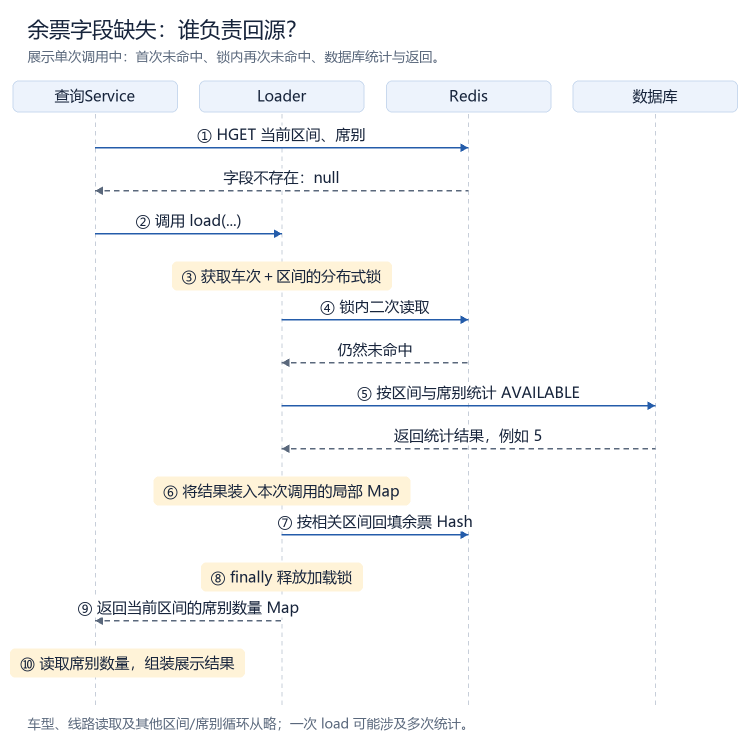
#> input picture software-project-learning/references/examples/assets/ticket-margin-cold-sequence.png, 1500 x 1488 px (shown at 1/2 size); its folder holds only this picture in this run
$ python image_quality.py ../../software-project-learning/references/examples/assets/ticket-margin-cold-sequence.png
#> lines starting #> are read from the running program, lines starting #| are printed output that depends on the picture
### child-photoShop-skill/scripts/style_profile.py
#!/usr/bin/env python3
"""Style profile learning and comparison for child-photoShop-skill.

Two subcommands:

    learn <image_or_folder> [--name NAME] [--out profile.json]
        Learn a reusable style profile from one or more reference/template
        photos and write it as JSON.

    compare <image> --profile profile.json [--json]
        Report how far a target photo deviates from a learned profile.

Design constraint (identity safety by construction):
    A profile contains ONLY global / regional tonal, colour and texture
    parameters.  It never carries geometry, face shape, pose, hairstyle or
    garment identity.  Therefore applying a profile cannot alter who the
    child is -- the guarantee comes from the data model, not from a prompt.

Dependencies: pillow, numpy (opencv-python optional, unused here).
"""

from __future__ import annotations

import argparse
import datetime as _dt
import json
import os
import sys
from typing import Any, Dict, List, Sequence

import numpy as np
from PIL import Image

SCHEMA_VERSION = "1.0"
MAX_STRENGTH_CHILD = 0.85
STAT_EDGE = 1024          # statistics are computed on a downscaled copy
PALETTE_K = 6
PALETTE_SAMPLES = 20000

IMAGE_EXT = (".jpg", ".jpeg", ".png", ".webp", ".tif", ".tiff", ".bmp")


# --------------------------------------------------------------------------
# basic image helpers
# --------------------------------------------------------------------------

def load_rgb(path: str) -> np.ndarray:
    """Load an image as a float RGB array in [0, 1]."""
    with Image.open(path) as img:
        img = img.convert("RGB")
        return np.asarray(img, dtype=np.float32) / 255.0


def downscale(rgb: np.ndarray, edge: int = STAT_EDGE) -> np.ndarray:
    """Downscale so the long edge is at most `edge` pixels (no-op if smaller)."""
    h, w = rgb.shape[:2]
    longest = max(h, w)
    if longest <= edge:
        return rgb
    scale = edge / float(longest)
    new_w = max(1, int(round(w * scale)))
    new_h = max(1, int(round(h * scale)))
    with Image.fromarray((np.clip(rgb, 0, 1) * 255).astype(np.uint8)) as im:
        im = im.resize((new_w, new_h), Image.LANCZOS)
        return np.asarray(im, dtype=np.float32) / 255.0


def to_luma(rgb: np.ndarray) -> np.ndarray:
    """Rec.709 luminance in [0, 1]."""
    return (
        0.2126 * rgb[..., 0] + 0.7152 * rgb[..., 1] + 0.0722 * rgb[..., 2]
    ).astype(np.float32)


# [41 lines left out: functions box_blur, skin_mask, not called in this run]


def srgb_to_linear(c: np.ndarray) -> np.ndarray:
    return np.where(c <= 0.04045, c / 12.92, ((c + 0.055) / 1.055) ** 2.4)


def linear_to_srgb(c: np.ndarray) -> np.ndarray:
    c = np.clip(c, 0.0, 1.0)
    return np.where(c <= 0.0031308, c * 12.92, 1.055 * np.power(c, 1.0 / 2.4) - 0.055)


# [24 lines left out: function rgb_to_lab, not called in this run]


def rgb_to_hex(rgb01: Sequence[float]) -> str:
    r, g, b = (int(round(max(0.0, min(1.0, c)) * 255)) for c in rgb01[:3])
    return "#{:02X}{:02X}{:02X}".format(r, g, b)


# --------------------------------------------------------------------------
# RGB <-> HSV (vectorised, no colour-science dependency)
# --------------------------------------------------------------------------

# [294 lines left out: functions rgb_to_hsv, hsv_to_rgb, _kmeans, extract_palette, gray_world_gains, _temperature_hint and 3 more, not called in this run]


_NUMERIC_DIMS = (
    ("exposure", "mean_luma"),
    ("exposure", "median_luma"),
    ("exposure", "contrast"),
    ("exposure", "shadow_lift"),
    ("exposure", "highlight_rolloff"),
    ("white_balance", "r_gain"),
    ("white_balance", "b_gain"),
    ("color", "mean_saturation"),
    ("skin", "target_luma"),
    ("skin", "warmth"),
    ("background", "vignette"),
    ("lighting", "softness"),
    ("lighting", "shadow_depth"),
    ("texture", "grain"),
    ("texture", "microcontrast"),
    ("texture", "halation"),
)

# Skin dimensions are only trustworthy when the mask is selective, on BOTH
# sides.  A mask that covers most of a frame has matched the background as
# well -- warm beige is the same colour as skin -- so its mean colour says
# nothing about the child.  Comparing one frame's 100%-coverage mask against
# another's 86%-coverage mask produces a large, confident, meaningless delta
# that then tells the agent to warm the skin that just got warmer.
SKIN_DIMS = frozenset({("skin", "target_luma"), ("skin", "warmth")})

# Outside this band the mask carries no information either way.
SKIN_COVERAGE_MIN = 0.002
SKIN_COVERAGE_MAX = 0.6


# [9 lines left out: function _merge_profiles, not called in this run]


# --------------------------------------------------------------------------
# comparison
# --------------------------------------------------------------------------

# Per-dimension "is this worth touching?" thresholds.
#
# A single absolute threshold cannot work across dimensions whose units differ
# by two orders of magnitude: 0.25 in normalised luminance is about a stop,
# while 0.25 in Lab a* (skin warmth) is invisible noise.  These are the
# smallest deltas a viewer would actually notice.
COMPARE_THRESHOLDS: Dict[str, float] = {
    "exposure.mean_luma": 0.08,
    "exposure.median_luma": 0.08,
    "exposure.contrast": 0.05,
    "exposure.shadow_lift": 0.08,
    "exposure.highlight_rolloff": 0.08,
    "white_balance.r_gain": 0.06,
    "white_balance.b_gain": 0.06,
    "color.mean_saturation": 0.08,
    "skin.target_luma": 0.05,
    "skin.warmth": 3.0,          # Lab a*, roughly -20..30
    "background.vignette": 0.05,
    "lighting.softness": 0.10,
    "lighting.shadow_depth": 0.08,
    "texture.grain": 0.02,
    "texture.microcontrast": 0.02,
    "texture.halation": 0.05,
}
DEFAULT_COMPARE_THRESHOLD = 0.08


def threshold_for(dimension: str) -> float:
    return COMPARE_THRESHOLDS.get(dimension, DEFAULT_COMPARE_THRESHOLD)


# [36 lines left out: function compare_profile, not called in this run]


# --------------------------------------------------------------------------
# CLI
# --------------------------------------------------------------------------

def collect_images(path: str) -> List[str]:
    if os.path.isfile(path):
        return [path]
    if not os.path.isdir(path):
        raise SystemExit("path not found: {}".format(path))
    files = [
        os.path.join(path, f)
        for f in sorted(os.listdir(path))
        if f.lower().endswith(IMAGE_EXT)
    ]
    if not files:
        raise SystemExit("no supported images found in: {}".format(path))
    return files


# [86 lines left out: functions _cmd_learn, _cmd_compare, main, not called in this run]


# [2 lines that do not run on import are left out]

### child-photoShop-skill/scripts/image_quality.py
#!/usr/bin/env python3
"""Technical quality scoring for children's photo culling.

    image_quality.py <image_or_folder> [--json] [--csv report.csv]

Scores only the *technical* dimensions.  Expression, story and emotion are
judged by the agent, not by this script -- see
references/photo-culling-guidelines.md for how the two halves combine.

Per-image scores are all 0-1 (higher is better):

    sharpness      Laplacian variance, normalised
    brightness     distance from a bright-studio target luma
    exposure       penalty for clipped highlights and crushed shadows
    clipping       share of usable (non-clipped) pixels
    blur           motion/defocus blur estimate from gradient energy

Dependencies: pillow, numpy.
"""

from __future__ import annotations

import argparse
import csv
import json
import os
import sys
from typing import Any, Dict, List, Sequence

import numpy as np
from PIL import Image

sys.path.insert(0, os.path.dirname(os.path.abspath(__file__)))
from style_profile import downscale, load_rgb, to_luma  # noqa: E402

# Children's studio work targets a bright, airy frame, so the ideal mean luma
# sits well above the 0.5 "correct exposure" rule of thumb.
TARGET_LUMA = 0.58

# Sharpness is measured at a higher resolution than the colour statistics:
# downscaling to 1024 smooths away exactly the fine detail that distinguishes
# a focused frame from a defocused one.
ANALYSIS_EDGE = 1024
SHARPNESS_EDGE = 1600

# Calibration constants for the saturating maps below.  A hard
# `score = var / NORM` puts a perfectly sharp photo at 0.02, which is useless.
# `var / (var + K)` saturates gently instead: on the test fixtures a sharp
# frame lands near 0.4 and a defocused one near 0.03, leaving headroom for
# real photographs, which carry far more detail than synthetic gradients.
SHARPNESS_K = 0.0006
BLUR_K = 0.004


def _laplacian(luma: np.ndarray) -> np.ndarray:
    k = np.array([[0.0, 1.0, 0.0], [1.0, -4.0, 1.0], [0.0, 1.0, 0.0]], dtype=np.float32)
    padded = np.pad(luma, 1, mode="reflect")
    out = (
        k[0, 1] * padded[:-2, 1:-1]
        + k[1, 0] * padded[1:-1, :-2]
        + k[1, 1] * padded[1:-1, 1:-1]
        + k[1, 2] * padded[1:-1, 2:]
        + k[2, 1] * padded[2:, 1:-1]
    )
    return out


def score_array(rgb: np.ndarray) -> Dict[str, float]:
    detail = to_luma(downscale(rgb, edge=SHARPNESS_EDGE)).astype(np.float32)
    luma = to_luma(downscale(rgb, edge=ANALYSIS_EDGE)).astype(np.float32)

    # Laplacian variance: the primary focus measure.  Saturating map, see the
    # calibration note above.
    lap_var = float(_laplacian(detail).var())
    sharpness = lap_var / (lap_var + SHARPNESS_K)

    # Mean gradient energy: a secondary, weaker indicator of defocus/motion.
    #
    # This is named `detail`, NOT `blur`, on purpose.  It rises as the image
    # gets sharper.  An earlier field called `blur` carried this same number,
    # and an agent reading `blur=0.58` on a tack-sharp frame would conclude
    # the frame was soft -- exactly backwards.  Names that invert their own
    # meaning are worse than no metric at all.
    grad = float(
        np.abs(np.diff(luma, axis=0)).mean() + np.abs(np.diff(luma, axis=1)).mean()
    )
    detail = grad / (grad + BLUR_K)

    mean = float(luma.mean())
    brightness = float(np.clip(1.0 - abs(mean - TARGET_LUMA) / 0.45, 0.0, 1.0))

    clip_high = float((luma > 0.985).mean())
    clip_low = float((luma < 0.015).mean())
    clipping = float(np.clip(1.0 - (clip_high * 3.0 + clip_low * 3.0), 0.0, 1.0))

    exposure = float(np.clip(
        brightness * 0.5 + clipping * 0.5 - max(0.0, clip_high - 0.02) * 4.0, 0.0, 1.0))

    return {
        "sharpness": round(sharpness, 4),
        "lap_var": round(lap_var, 7),
        "detail": round(detail, 4),
        "brightness": round(brightness, 4),
        "clipping": round(clipping, 4),
        "exposure": round(exposure, 4),
        "mean_luma": round(mean, 4),
        "clip_high": round(clip_high, 5),
        "clip_low": round(clip_low, 5),
    }


def score_image(path: str) -> Dict[str, Any]:
    result: Dict[str, Any] = {"filename": os.path.basename(path), "path": path}
    try:
        result.update(score_array(load_rgb(path)))
#> in load_rgb, img is the input picture: PIL image 1500x1488 RGB; mean R, G, B 247.3, 247.6, 247.9
#> in downscale, `h, w = rgb.shape[:2]`: h = 1488; w = 1500
#> in to_luma, `return ( 0.2126 * rgb[..., 0] + 0.7152 * rgb[..., 1] + 0.0722 * rgb[....`:
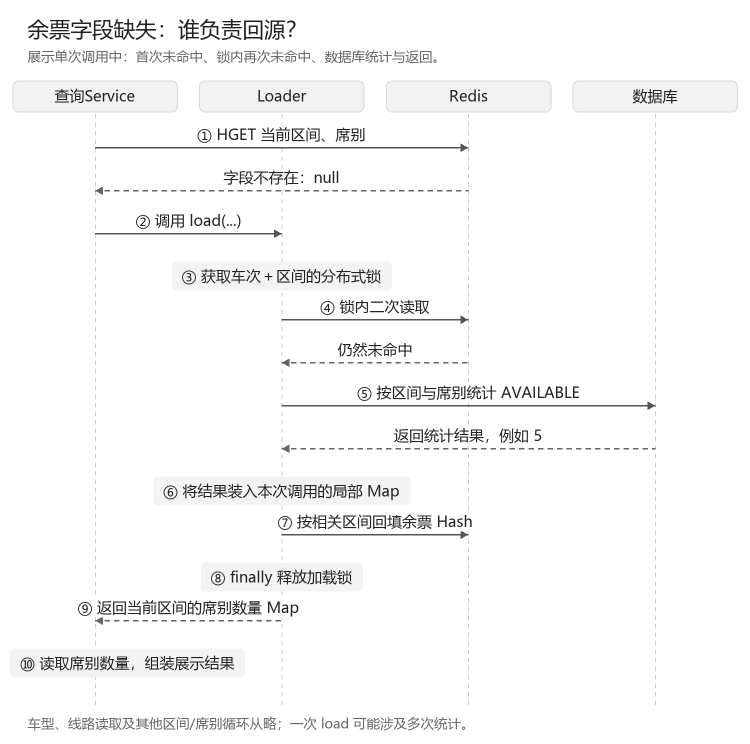
#> returned value: shape (1488, 1500) float32 (shown at 1/2 size); min 0.137, max 1, mean 0.971
#> call 2 of downscale, with edge = 1024
#> in downscale (call 2), `im = im.resize((new_w, new_h), Image.LANCZOS)`:
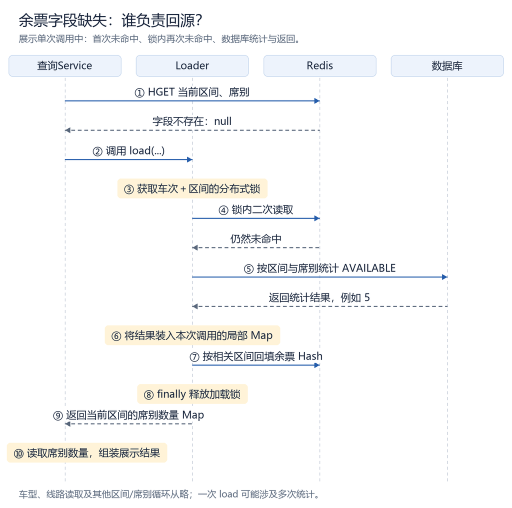
#> im: PIL image 1024x1016 RGB (shown at 1/2 size); mean R, G, B 246.9, 247.4, 247.7
#> in to_luma (call 2), `return ( 0.2126 * rgb[..., 0] + 0.7152 * rgb[..., 1] + 0.0722 * rgb[....`:
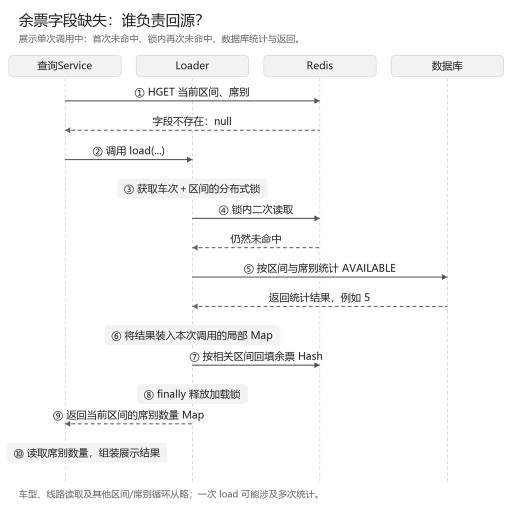
#> returned value: shape (1016, 1024) float32 (shown at 1/2 size); min 0.00311, max 1, mean 0.97
#> in _laplacian, `padded = np.pad(luma, 1, mode="reflect")`:
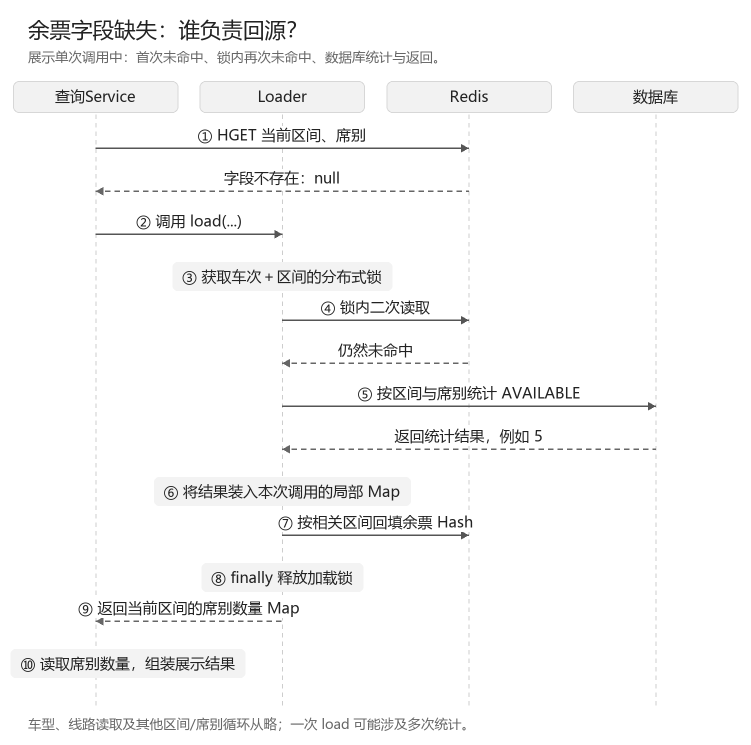
#> padded: shape (1490, 1502) float32 (shown at 1/2 size); min 0.137, max 1, mean 0.971
#> in _laplacian, `out = ( k[0, 1] * padded[:-2, 1:-1] + k[1, 0] * padded[1:-1, :-2] + k[..`:
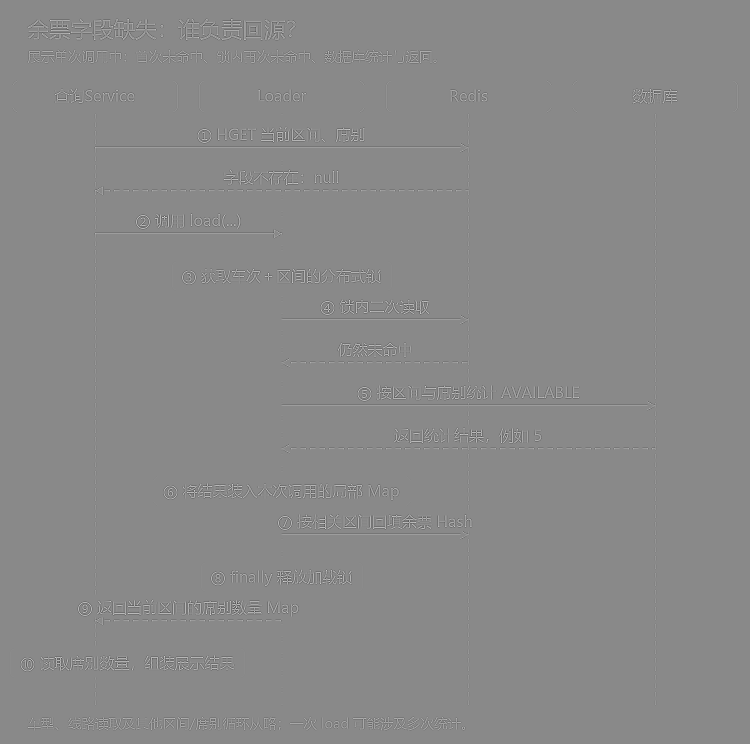
#> out: shape (1488, 1500) float32 (shown at 1/2 size); min -2.33, max 1.99, mean 8e-10; drawn with min black and max white
#> in score_array, `lap_var = float(_laplacian(detail).var())`: lap_var = 0.0277
#> in score_array, `sharpness = lap_var / (lap_var + SHARPNESS_K)`: sharpness = 0.979
#> in score_array, `grad = float( np.abs(np.diff(luma, axis=0)).mean() + np.abs(np.diff(lu..`: grad = 0.0361
#> in score_array, `detail = grad / (grad + BLUR_K)`: detail = 0.9
#> in score_array, `mean = float(luma.mean())`: mean = 0.97
#> in score_array, `brightness = float(np.clip(1.0 - abs(mean - TARGET_LUMA) / 0.45, 0.0, ..`: brightness = 0.134
#> in score_array, `clip_high = float((luma > 0.985).mean())`: clip_high = 0.873
#> in score_array, `clip_low = float((luma < 0.015).mean())`: clip_low = 0.000157
#> in score_array, `clipping = float(np.clip(1.0 - (clip_high * 3.0 + clip_low * 3.0), 0.0..`: clipping = 0
    except Exception as exc:  # unreadable files must not abort a batch
        result["error"] = "{}: {}".format(type(exc).__name__, exc)
        for key in ("sharpness", "detail", "brightness", "clipping", "exposure"):
            result[key] = 0.0
    return result


def score_directory(paths: Sequence[str]) -> List[Dict[str, Any]]:
    return [score_image(p) for p in paths]


def main(argv: Sequence[str] | None = None) -> int:
    parser = argparse.ArgumentParser(
        prog="image_quality.py", description="Technical quality scoring for culling."
    )
    parser.add_argument("path", help="image file or folder")
    parser.add_argument("--json", action="store_true")
    parser.add_argument("--csv", help="write a CSV report")
    args = parser.parse_args(argv)

    from style_profile import collect_images  # noqa: PLC0415

    rows = score_directory(collect_images(args.path))
#> rows = 1 item

    if args.csv:
        os.makedirs(os.path.dirname(os.path.abspath(args.csv)), exist_ok=True)
        with open(args.csv, "w", newline="", encoding="utf-8") as fh:
            writer = csv.DictWriter(fh, fieldnames=list(rows[0].keys()))
            writer.writeheader()
            writer.writerows(rows)
        print("wrote {}".format(args.csv))
        return 0

    if args.json:
        print(json.dumps(rows, ensure_ascii=False, indent=2))
        return 0

    header = "{:<28} {:>9} {:>9} {:>9} {:>9}".format(
        "filename", "sharpness", "exposure", "clipping", "detail")
    print(header)
    print("-" * len(header))
    for r in rows:
        print("{:<28} {:>9.3f} {:>9.3f} {:>9.3f} {:>9.3f}".format(
            r["filename"][:28], r["sharpness"], r["exposure"], r["clipping"], r["detail"]))
#> this loop made 1 pass
#| ticket-margin-cold-sequence.     0.979     0.000     0.000     0.900
    return 0


if __name__ == "__main__":
    raise SystemExit(main())
#> (the program exits here)
